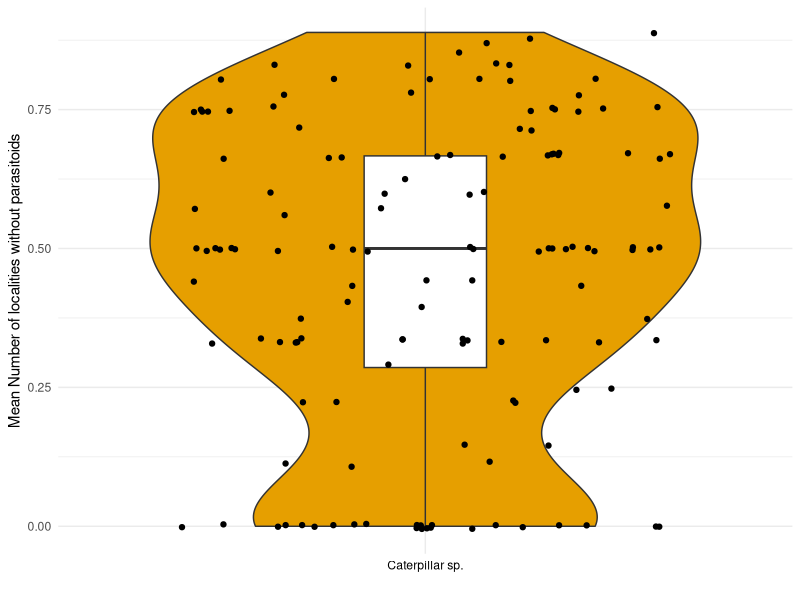
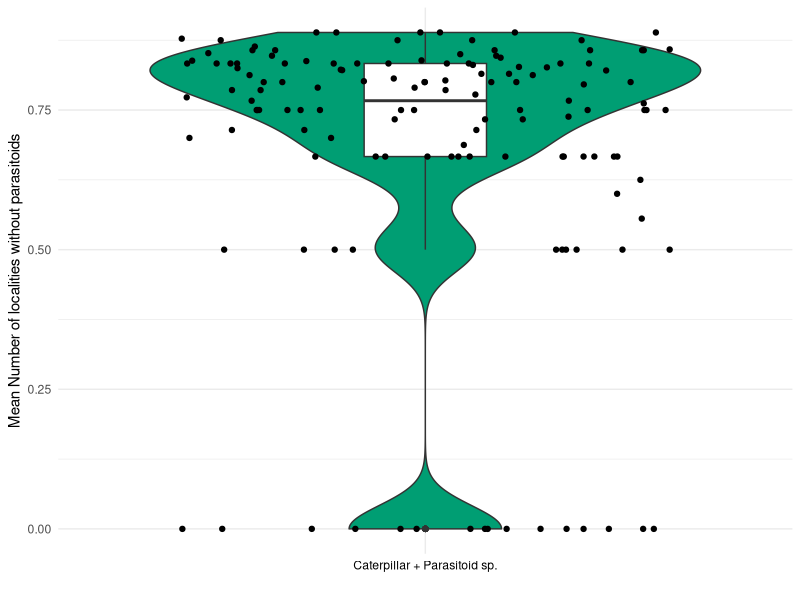

The R script that drew these images, in order: (Note: this script raises an error after producing the figures.)
## ---- chunk 1
# Load necessary libraries
library(tidyverse)
library(dplyr)
library(writexl)
library(ggplot2)
library(ggpubr)

#----------------------------------------------------------#
# 1. Load data -----
#----------------------------------------------------------#

data_master <-
  readr::read_delim(
    here::here(
      "DATA/MASTER.csv"
    )
  ) %>%
  tibble::as_tibble()

#----------------------------------------------------------#
# 2. Data wrangling -----
#----------------------------------------------------------#

data_work <-
  data_master %>%
  dplyr::select(
    locality,
    plant,
    CAT_sp,
    PAR_sp
  )

#----------------------------------------------------------#
# 2. Table with ENEMY FREE SPACE from original data for each caterpillar species -----
#----------------------------------------------------------#
interaction_summary <- data_work %>%
  dplyr::group_by(CAT_sp, PAR_sp) %>%
  # Total localities where the caterpillar is found
  dplyr::summarize(
    total_localities = dplyr::n_distinct(locality),
    # Localities where the caterpillar is parasitized (PAR_sp is not NA or empty)
    cat_parasitised = dplyr::n_distinct(locality[!is.na(PAR_sp) & PAR_sp != ""]),
    # Localities where the caterpillar is detected but not parasitized
    detected_no_par_localities = dplyr::n_distinct(locality) - dplyr::n_distinct(locality[!is.na(PAR_sp) & PAR_sp != ""]),
    # Localities where the caterpillar is not parasitized (PAR_sp is NA or empty)
    cat_available_without_par = dplyr::n_distinct(locality[is.na(PAR_sp) | PAR_sp == ""]),
    # poměr počet lokalit bez parazitoidů/celkovým počtem lokalit
    EFS_ratio = detected_no_par_localities/total_localities
  ) 

interaction_summary_C <- data_work %>%
  dplyr::group_by(CAT_sp) %>%
  # Total localities where the caterpillar is found
  dplyr::summarize(
    total_localities = dplyr::n_distinct(locality),
    # Localities where the caterpillar is parasitized (PAR_sp is not NA or empty)
    cat_parasitised = dplyr::n_distinct(locality[!is.na(PAR_sp) & PAR_sp != ""]),
    # Localities where the caterpillar is detected but not parasitized
    detected_no_par_localities = dplyr::n_distinct(locality) - dplyr::n_distinct(locality[!is.na(PAR_sp) & PAR_sp != ""]),
    # Localities where the caterpillar is not parasitized (PAR_sp is NA or empty)
    cat_available_without_par = dplyr::n_distinct(locality[is.na(PAR_sp) | PAR_sp == ""]),
    # poměr počet lokalit bez parazitoidů/celkovým počtem lokalit
    EFS_ratio = detected_no_par_localities/total_localities
  ) 



# Caterpillar species without parasitoids in metaweb
tab_EFS_orig <- interaction_summary %>%
  dplyr:: filter(cat_parasitised>0) %>% 
  select(CAT_sp, PAR_sp, total_localities)
 # write_xlsx(tab_EFS_orig, "tab_EFS_orig.xlsx")

# Prepare tables only with caterpillars, which have parasitoid
interaction_summary_A <- data_work %>%
  dplyr::group_by(CAT_sp,PAR_sp) %>%
  # Total localities where the caterpillar is found
  dplyr::summarize(
    total_localities = dplyr::n_distinct(locality),
    # Localities where the caterpillar is parasitized (PAR_sp is not NA or empty)
    cat_parasitised = dplyr::n_distinct(locality[!is.na(PAR_sp) & PAR_sp != ""]),
    # Localities where the caterpillar is detected but not parasitized
    detected_no_par_localities = dplyr::n_distinct(locality) - dplyr::n_distinct(locality[!is.na(PAR_sp) & PAR_sp != ""]),
    # Localities where the caterpillar is not parasitized (PAR_sp is NA or empty)
    cat_available_without_par = dplyr::n_distinct(locality[is.na(PAR_sp) | PAR_sp == ""]),
    # poměr počet lokalit bez parazitoidů/celkovým počtem lokalit
    EFS_ratio = detected_no_par_localities/total_localities
  ) 



# Function to create a table of caterpillar species with and without parasitoids
create_caterpillar_parasitoid_table <- function(data) {
  # Create a summary table
  table <- interaction_summary_A %>%
    group_by(CAT_sp) %>%
    summarize(has_parasitoid = ifelse(any(!is.na(PAR_sp) & PAR_sp != ""), "Yes", "No")) %>%
    arrange(desc(has_parasitoid)) # Sort by whether or not they have a parasitoid
  return(table)
}
caterpillar_parasitoid_table <- create_caterpillar_parasitoid_table(interaction_summary_B)
caterpillar_parasitoid_table <- caterpillar_parasitoid_table  %>% 
  filter(has_parasitoid == "Yes")


data_work_B <- data_work %>% 
  filter(CAT_sp %in% caterpillar_parasitoid_table$CAT_sp[caterpillar_parasitoid_table$has_parasitoid == "Yes"])


########################################################
########################################################
#########################################



interaction_summary_B <- data_work_B %>%
  dplyr::group_by(CAT_sp,PAR_sp) %>%
  # Total localities where the caterpillar is found
  dplyr::summarize(
    total_localities = dplyr::n_distinct(locality),
    # Localities where the caterpillar is parasitized (PAR_sp is not NA or empty)
    cat_parasitised = dplyr::n_distinct(locality[!is.na(PAR_sp) & PAR_sp != ""]),
    # Localities where the caterpillar is detected but not parasitized
    detected_no_par_localities = dplyr::n_distinct(locality) - dplyr::n_distinct(locality[!is.na(PAR_sp) & PAR_sp != ""]),
    # Localities where the caterpillar is not parasitized (PAR_sp is NA or empty)
    cat_available_without_par = dplyr::n_distinct(locality[is.na(PAR_sp) | PAR_sp == ""]),
    # poměr počet lokalit bez parazitoidů/celkovým počtem lokalit
    EFS_ratio = detected_no_par_localities/total_localities
  ) 



Original_data_cat <- data_work_B %>%
  dplyr::group_by(CAT_sp) %>%
  # Total localities where the caterpillar is found
 dplyr::summarize(
     total_localities = dplyr::n_distinct(locality),
     # Localities where the caterpillar is parasitized (PAR_sp is not NA or empty)
     cat_parasitised = dplyr::n_distinct(locality[!is.na(PAR_sp) & PAR_sp != ""]),
     # Localities where the caterpillar is detected but not parasitized
     detected_no_par_localities = dplyr::n_distinct(locality) - dplyr::n_distinct(locality[!is.na(PAR_sp) & PAR_sp != ""]),
     # Localities where the caterpillar is not parasitized (PAR_sp is NA or empty)
     cat_available_without_par = dplyr::n_distinct(locality[is.na(PAR_sp) | PAR_sp == ""]),
     # poměr počet lokalit bez parazitoidů/celkovým počtem lokalit
     EFS_ratio = detected_no_par_localities/total_localities
   ) 

# table with information about EFS for each caterpillar species
tab_CAT <- Original_data_cat %>% 
  select(CAT_sp, total_localities,detected_no_par_localities, EFS_ratio)

# table with information about EFS for each caterpillar AND parasitoid species
tab_PAR <- interaction_summary_B %>% 
  select(CAT_sp, PAR_sp, total_localities) %>% 
  dplyr::rename(loc_par = total_localities)

# table with information about EFS for each caterpillar AND parasitoid species, caterpillars without parasitoids are removed from this table
tab_merged <-tab_CAT %>% 
  dplyr::left_join(
    tab_PAR,
    by = "CAT_sp"
  ) %>% 
  dplyr:: mutate(EFS_par = (total_localities - loc_par) / total_localities) %>% 
  dplyr:: filter(!is.na(PAR_sp))

  
# table with means from tab_merged

tab_mean_EFS <- tab_merged %>%
  dplyr::group_by(CAT_sp) %>% 
  dplyr:: summarise(
    EFS_cat_mean = mean(EFS_ratio, na.rm = TRUE),
    EFS_par_mean = mean(EFS_par, na.rm = TRUE))

summary_long_EFS <-
  tab_mean_EFS %>%
  tidyr::pivot_longer(
    cols = c(EFS_cat_mean, EFS_par_mean),
    names_to = "group",
    values_to = "mean_localities"
  )

A_EFS <- summary_long_EFS %>% 
  dplyr:: filter(group== "EFS_cat_mean")
B_EFS <- summary_long_EFS %>% 
  dplyr:: filter(group== "EFS_par_mean")


EFS_A <-
  ggplot(A_EFS, aes(x = group, y = mean_localities, fill = group)) +
  geom_violin() +
  geom_boxplot(width = 0.2, fill = "white") +
  geom_jitter() +
  scale_fill_manual(values = c( "#E69F00")) +
  scale_x_discrete(labels = c("Caterpillar sp.")) + # Colorblind-friendly colors
  labs(
    x = "",
    y = "Mean Number of localities without parasitoids",
    title = ""
  +
  coord_cartesian(ylim = c(0, 1)) ) +
  theme_minimal() +
  theme(legend.position = "none",axis.text.x = element_text(color = "black")) ;EFS_A

EFS_B <-
  ggplot(B_EFS, aes(x = group, y = mean_localities, fill = group)) +
  geom_violin() +
  geom_boxplot(width = 0.2, fill = "white") +
  geom_jitter() +
  scale_fill_manual(values = c( "#009E73")) +
  scale_x_discrete(labels = c("Caterpillar + Parasitoid sp.")) +
  labs(
    x = "",
    y = "Mean Number of localities without parasitoids",
    title = ""
  +
  coord_cartesian(ylim = c(0, 1)) ) +
  theme_minimal() +
  theme(legend.position = "none",axis.text.x = element_text(color = "black")) ;EFS_B

combined_plot <- ggarrange(ggarrange(EFS_A, EFS_B, ncol = 2, labels = c("A", "B"))) 
EFS_combined_plot <- annotate_figure(combined_plot, top = text_grob("Enemy free space for caterpillars", 
              , face = "bold", size = 16))

ggplot2::ggsave(
  plot = EFS_combined_plot,
  filename = here::here("output", "EFS_means.png"),
  bg = "white"
)

 


EFS_mean <- Original_data_cat %>%
dplyr::summarise(
    prumer = mean(EFS_ratio, na.rm = TRUE)); EFS_mean

EFS_median <- Original_data_cat %>%
dplyr::summarise(
    median = median(EFS_ratio, na.rm = TRUE));EFS_median
## ---- chunk 2
# Summary of data
data_locality_summary <-
  data_work_B %>%
  dplyr::group_by(locality) %>%
  dplyr::summarise(
    num_caterpillar_species = dplyr::n_distinct(CAT_sp, na.rm = TRUE),
    num_parasitoid_species = dplyr::n_distinct(PAR_sp, na.rm = TRUE)
  ) %>%
  dplyr::mutate(
    abundance_caterpillars = purrr::map_dbl(
      .x = locality,
      .f = ~ data_work_B %>%
        dplyr::filter(locality == .x) %>%
        tidyr::drop_na(CAT_sp) %>%
        dplyr::select(CAT_sp) %>%
        nrow()
    ),
    abundance_parasitoids = purrr::map_dbl(
      .x = locality,
      .f = ~ data_work_B %>%
        dplyr::filter(locality == .x) %>%
        tidyr::drop_na(PAR_sp) %>%
        dplyr::select(PAR_sp) %>%
        nrow()
    )
  )

# Merge the data

merged_data <-
  data_work_B %>%
  dplyr::left_join(
    data_locality_summary,
    by = "locality"
  )

# Step 1: Function to subsample data and compute interactions


subsample_data <- function(data_community, data_locality, replace = TRUE) {
  subsampled_data <-
    data_locality %>%
    dplyr::select(locality, abundance_caterpillars) %>%
    dplyr::mutate(
      data_subsampled = purrr::map(
        .x = abundance_caterpillars,
        .f = ~ dplyr::sample_n(
          data_community,
          size = .x,
          replace = replace
        ) %>%
          dplyr::select(-locality)
      )
    ) %>%
    tidyr::unnest(data_subsampled)

  return(subsampled_data)
}




group_subsample_data <- function(data_source) {
  # Summarize subsampled interactions (including caterpillars without parasitoids)
  subsampled_interaction_summary <-
    data_source %>%
    dplyr::group_by(CAT_sp) %>%
    dplyr::summarise(
      .groups = "drop",
        # Number of distinct localities
      total_localities = dplyr::n_distinct(locality, na.rm = TRUE), 
      # Localities where the caterpillar is parasitized (PAR_sp is not NA or empty)
      cat_parasitised = dplyr::n_distinct(locality[!is.na(PAR_sp) & PAR_sp != ""]),
      # Localities where the caterpillar is detected but not parasitized
      no_para = total_localities - cat_parasitised, # First calculate detected_no_par_localities
      # Ratio of localities without parasitoids to total localities
      sub_EFS_ratio = no_para / total_localities # Now use detected_no_par_localities
    )

  return(subsampled_interaction_summary)
}


# Step 2: Repeat subsampling 99 times and store results
set.seed(1234)
list_subsampled_B <-
  purrr::map(
    .progress = TRUE,
    .x = 1:999,
    .f = ~ subsample_data(data_work_B, data_locality_summary)
  )

subsampled_results_B <-
  purrr::map(
    .progress = TRUE,
    .x = list_subsampled_B,
    .f = ~ group_subsample_data(.x)
  ) %>%
  dplyr::bind_rows(.id = "iteration")

# Step 4: Calculate the mean interactions across all 99 iterations
mean_subsampled_interactions_B <-
  subsampled_results_B %>%
  dplyr::group_by(CAT_sp) %>%     ###################### BEZ PAR!
  dplyr::summarise(
    .groups = "drop",
    mean_total_sub_localities = mean(total_localities, na.rm = TRUE), # Mean number of localities
    mean_sub_cat_parasitised = mean(cat_parasitised, na.rm = TRUE),
    mean_sub_EFS = mean(sub_EFS_ratio, na.rm= TRUE),
    mean_sub_detected_no_par_localitites = mean(no_para, na.rm= TRUE)
  )


# Step 5: Add the mean interactions to the original table
final_merged_summary <-
  Original_data_cat %>%
  dplyr::full_join(
    mean_subsampled_interactions_B,
    by = c("CAT_sp")
  )
# View the final result
#print(final_merged_summary)

writexl::write_xlsx(
  final_merged_summary,
  here::here("output", "final_merged_summary_replace_TRUE.xlsx")
)


# Step 6: Summarize data for each caterpillar species (regardless of parasitoid)
summary_caterpillar <-
  final_merged_summary %>%
  dplyr::group_by(CAT_sp) %>%
  dplyr::summarise(
    .groups = "drop",
    localitites_orig = mean(total_localities, na.rm = TRUE),
    parasitised_orig = mean (cat_parasitised, na.rm = TRUE),
    EFS_orig = mean (EFS_ratio, na.rm = TRUE),
    localities_sub = mean(mean_total_sub_localities, na.rm = TRUE),
    parasitised_sub = mean(mean_sub_cat_parasitised, na.rm = TRUE),
    EFS_sub = mean(mean_sub_EFS, na.rm = TRUE)
  )

# Reshape the data into long format for easier plotting
summary_long <-
  summary_caterpillar %>%
  tidyr::pivot_longer(
    cols = c(localitites_orig, parasitised_orig, EFS_orig,localities_sub,parasitised_sub,EFS_sub),
    names_to = "group",
    values_to = "mean_localities"
  )

# Create the boxplot with y-axis limits set to 0-8
summary_long$group <- factor(summary_long$group, levels = c("localitites_orig","localities_sub", "parasitised_orig","parasitised_sub", "EFS_orig","EFS_sub"))
p1 <-
  ggplot(summary_long, aes(x = group, y = mean_localities, fill = group)) +
  geom_violin() +
  geom_boxplot(width = 0.2, fill = "white") +
  geom_jitter() +
  scale_fill_manual(values = c( "#E69F00",  "#009E73","#D55E00","#56B4E9", "#999999", "#CC79A7" )) + # Colorblind-friendly colors
  labs(
    x = "Group",
    y = "Mean Number of Localities",
    title = "Enemy free space for caterpillars"
  ) +
  coord_cartesian(ylim = c(0, 9)) + # Set y-axis limits
  scale_y_continuous(
    breaks = seq(1, 9, 1)
  ) +
  theme_minimal() +
  theme(legend.position = "none")

ggplot2::ggsave(
  plot = p1,
  filename = here::here("output", "mean_localities_boxplot_replace_TRUE.png"),
  bg = "white"
)

summary_long_2 <- summary_long %>% 
   filter(group %in% c("EFS_orig", "EFS_sub"))

t_test_result <- t.test(mean_localities ~ group, data = summary_long_2)

p2 <-
  ggplot(summary_long_2, aes(x = group, y = mean_localities, fill = group)) +
  geom_violin() +
  geom_boxplot(width = 0.2, fill = "white") +
  geom_jitter() +
  scale_fill_manual(values = c( "#E69F00",  "#009E73" )) + # Colorblind-friendly colors
  labs(
    x = "Group",
    y = "Mean Number of Localities",
    title = "Enemy free space for caterpillars (number of localities without parasitoids/detected localities) "
  ) +
  theme_minimal() +
  theme(legend.position = "none")

ggplot2::ggsave(
  plot = p2,
  filename = here::here("output", "EFS.png"),
  bg = "white"
)


